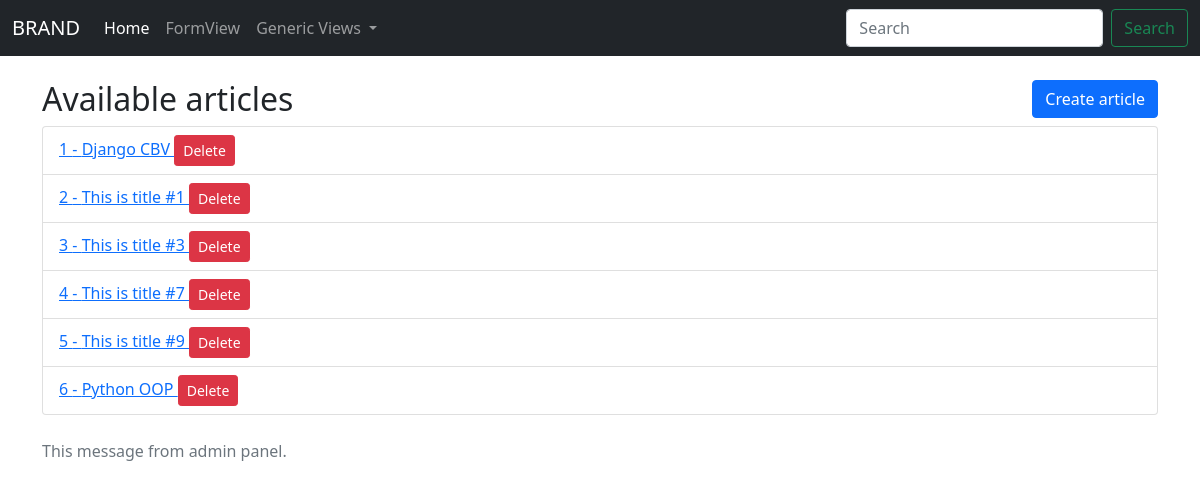
/article/list/, run on an earlier commit of the app's database.
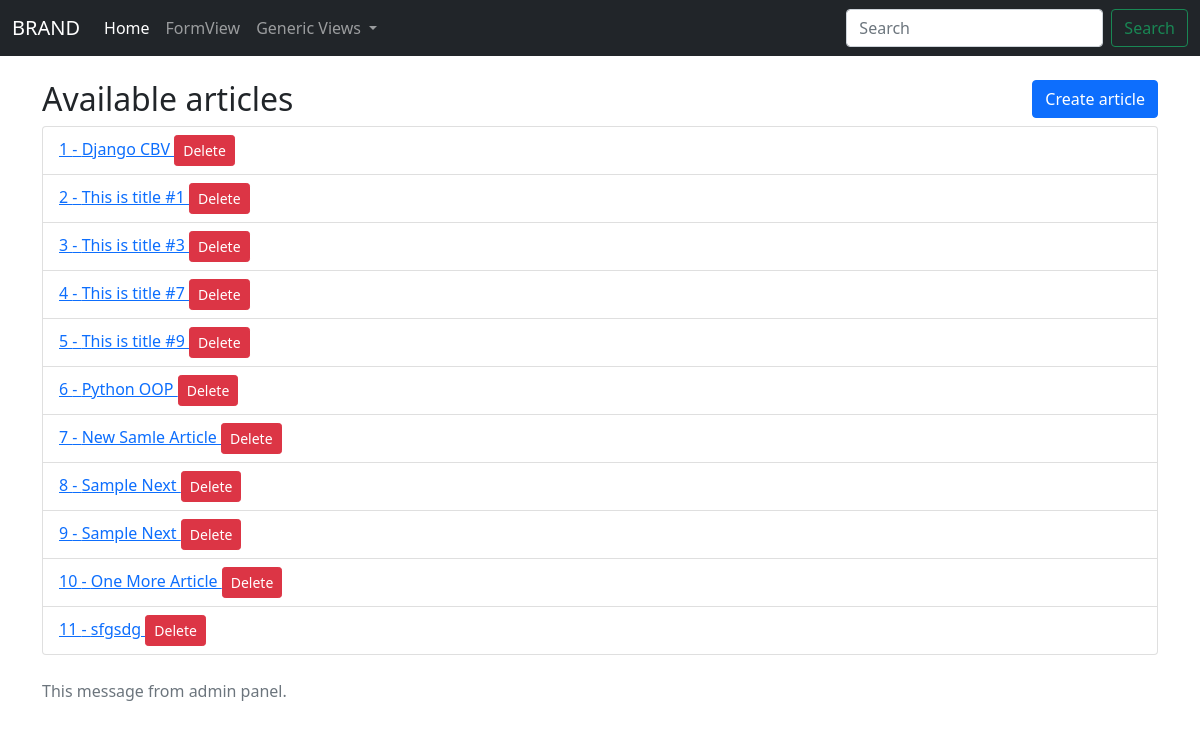
And on a later commit of the database.
### articles/models.py (models this page shows, shortened)
class Article(models.Model):
    title = models.CharField(max_length=250, verbose_name='Title')
    body = models.TextField(verbose_name='Message')
    slug = models.CharField(max_length=250, null=True, blank=True)
    created_at = models.DateTimeField(auto_now_add=True)
    last_updated = models.DateTimeField(null=True, blank=True)
    is_public = models.BooleanField(default=False)

### articles/views.py (the view)
# urls.py: path('article/list/', views.ArticleList.as_view(), name='article_list'),
class ArticleList(TitleMixin, PublicMixin, ListView):
    template_name = 'articles/article_list.html'
    model = Article
    page_title = ' - Articles'

### articles/mixins.py (called while the page is built)
    @property
    def get_page_title(self):
        return self.page_title

    def get_context_data(self, *args, **kwargs):
        context = super().get_context_data(*args, **kwargs)
        context['notice'] = 'This message from admin panel.'
        context['page_title'] = self.get_page_title
        return context

    @property
    def get_is_public(self):
        return {self.is_public_field:True}

    def get_queryset(self):
        if self.model:
            return self.model._default_manager.filter(**self.get_is_public)
        elif self.queryset:
            return self.queryset.filter(**self.get_is_public)
        else:
            raise ImproperlyConfigured(
                '%(cls)s.model not found. Define '
                'queryset' %{'cls':self.__class__.__name__}
            )

### templates/articles/article_list.html
{% extends 'base.html' %}
{% block content %}
<div class="container">
    <div>
        <br>
        <div class="row">
            <div class="col-md-8">
                <h2>Available articles</h2>
            </div>
        <div class="col-md-4" style="text-align:right;">
            <a class="btn btn-primary" href="{% url 'articles:create_article' %}">Create article</a>
        </div>
        </div>
        <ul class="list-group">
            {% for article in object_list %}
                <li class="list-group-item">
                    <a href="{% url 'articles:article_detail' pk=article.pk slug=article.slug %}">
                        {{ forloop.counter }} - {{ article.title }}
                    </a>
                    <a class="btn btn-sm btn-danger" href="{% url 'articles:article_delete' pk=article.pk slug=article.slug %}">
                        Delete
                    </a>
                </li>
            {% endfor %}
        </ul>
        <br>
        <span class="text-muted">{{ notice }}</span>
    </div>
</div>
{% endblock content %}

What changed in the data, as far as the page shows it:
added Article: title "New Samle Article"
added Article: title "Sample Next"
added Article: title "Sample Next"
added Article: title "One More Article"
added Article: title "sfgsdg"
